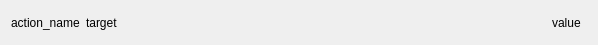
<?xml version="1.0" encoding="UTF-8"?>
<ui version="4.0">
 <class>Form</class>
 <widget class="QWidget" name="Form">
  <property name="geometry">
   <rect>
    <x>0</x>
    <y>0</y>
    <width>598</width>
    <height>45</height>
   </rect>
  </property>
  <property name="windowTitle">
   <string>Form</string>
  </property>
  <layout class="QHBoxLayout" name="horizontalLayout">
   <item>
    <widget class="QLabel" name="name_label">
     <property name="text">
      <string>action_name</string>
     </property>
    </widget>
   </item>
   <item>
    <widget class="QLabel" name="target_label">
     <property name="text">
      <string>target</string>
     </property>
    </widget>
   </item>
   <item>
    <widget class="PyDMDrawingLine" name="arrow">
     <property name="sizePolicy">
      <sizepolicy hsizetype="Expanding" vsizetype="Preferred">
       <horstretch>0</horstretch>
       <verstretch>0</verstretch>
      </sizepolicy>
     </property>
     <property name="toolTip">
      <string/>
     </property>
     <property name="arrowEndPoint" stdset="0">
      <bool>false</bool>
     </property>
     <property name="arrowStartPoint" stdset="0">
      <bool>true</bool>
     </property>
    </widget>
   </item>
   <item>
    <widget class="QLabel" name="value_label">
     <property name="text">
      <string>value</string>
     </property>
    </widget>
   </item>
   <item>
    <widget class="QWidget" name="status_label_placeholder" native="true">
     <property name="sizePolicy">
      <sizepolicy hsizetype="Preferred" vsizetype="Preferred">
       <horstretch>0</horstretch>
       <verstretch>0</verstretch>
      </sizepolicy>
     </property>
     <property name="maximumSize">
      <size>
       <width>16777215</width>
       <height>25</height>
      </size>
     </property>
    </widget>
   </item>
  </layout>
 </widget>
 <customwidgets>
  <customwidget>
   <class>PyDMDrawingLine</class>
   <extends>QWidget</extends>
   <header>pydm.widgets.drawing</header>
  </customwidget>
 </customwidgets>
 <resources/>
 <connections/>
</ui>
